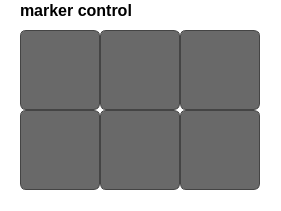
     <widget class="QWidget" name="marker_control_widget" native="true">
      <property name="geometry">
       <rect>
        <x>740</x>
        <y>380</y>
        <width>281</width>
        <height>211</height>
       </rect>
      </property>
      <property name="styleSheet">
       <string notr="true">QWidget {
    background-color: rgba(0, 0, 0, 0);
}
</string>
      </property>
      <widget class="QPushButton" name="robot_move_down">
       <property name="geometry">
        <rect>
         <x>100</x>
         <y>110</y>
         <width>80</width>
         <height>80</height>
        </rect>
       </property>
       <property name="styleSheet">
        <string notr="true">QPushButton {
    background-image: url(:/file/MarkerMove/marker_move_down_50.png);
    background-repeat: no-repeat;
    background-position: center;
    background-color: rgba(42, 42, 42, 180); /* 투명도 추가 */
    border: 1px solid #444444;
    border-radius: 6px;
}
QPushButton:hover {
    background-color: rgba(58, 58, 58, 200); /* hover 시 투명도 */
    border: 1px solid #666666;
}
QPushButton:pressed {
    background-color: rgba(51, 51, 51, 220); /* 클릭 시 투명도 */
}
</string>
       </property>
       <property name="text">
        <string/>
       </property>
      </widget>
      <widget class="QPushButton" name="robot_move_right">
       <property name="geometry">
        <rect>
         <x>180</x>
         <y>110</y>
         <width>80</width>
         <height>80</height>
        </rect>
       </property>
       <property name="styleSheet">
        <string notr="true">QPushButton {
    background-image: url(:/file/MarkerMove/marker_move_right_50.png);
    background-repeat: no-repeat;
    background-position: center;
    background-color: rgba(42, 42, 42, 180); /* 투명도 추가 */
    border: 1px solid #444444;
    border-radius: 6px;
}
QPushButton:hover {
    background-color: rgba(58, 58, 58, 200); /* hover 시 투명도 */
    border: 1px solid #666666;
}
QPushButton:pressed {
    background-color: rgba(51, 51, 51, 220); /* 클릭 시 투명도 */
}
</string>
       </property>
       <property name="text">
        <string/>
       </property>
      </widget>
      <widget class="QPushButton" name="robot_move_left">
       <property name="geometry">
        <rect>
         <x>20</x>
         <y>110</y>
         <width>80</width>
         <height>80</height>
        </rect>
       </property>
       <property name="styleSheet">
        <string notr="true">QPushButton {
    background-image: url(:/file/MarkerMove/marker_move_left_50.png);
    background-repeat: no-repeat;
    background-position: center;
    background-color: rgba(42, 42, 42, 180); /* 투명도 추가 */
    border: 1px solid #444444;
    border-radius: 6px;
}
QPushButton:hover {
    background-color: rgba(58, 58, 58, 200); /* hover 시 투명도 */
    border: 1px solid #666666;
}
QPushButton:pressed {
    background-color: rgba(51, 51, 51, 220); /* 클릭 시 투명도 */
}
</string>
       </property>
       <property name="text">
        <string/>
       </property>
      </widget>
      <widget class="QPushButton" name="robot_move_up">
       <property name="geometry">
        <rect>
         <x>100</x>
         <y>30</y>
         <width>80</width>
         <height>80</height>
        </rect>
       </property>
       <property name="styleSheet">
        <string notr="true">QPushButton {
    background-image: url(:/file/MarkerMove/marker_move_up_50.png);
    background-repeat: no-repeat;
    background-position: center;
    background-color: rgba(42, 42, 42, 180); /* 투명도 추가 */
    border: 1px solid #444444;
    border-radius: 6px;
}
QPushButton:hover {
    background-color: rgba(58, 58, 58, 200); /* hover 시 투명도 */
    border: 1px solid #666666;
}
QPushButton:pressed {
    background-color: rgba(51, 51, 51, 220); /* 클릭 시 투명도 */
}
</string>
       </property>
       <property name="text">
        <string/>
       </property>
      </widget>
      <widget class="QPushButton" name="robot_rotate_right">
       <property name="geometry">
        <rect>
         <x>180</x>
         <y>30</y>
         <width>80</width>
         <height>80</height>
        </rect>
       </property>
       <property name="styleSheet">
        <string notr="true">QPushButton {
	background-image: url(:/file/MarkerMove/marker_rotate_right_50.png);
    background-repeat: no-repeat;
    background-position: center;    
	background-color: rgba(42, 42, 42, 180); 
    color: white;
    border: 1px solid #444444;
    border-radius: 6px;
    font-size: 18px;
}
QPushButton:hover {
    background-color: #3A3A3A;
    border: 1px solid #666666;
}
QPushButton:pressed {
    background-color: #333333;
}</string>
       </property>
       <property name="text">
        <string/>
       </property>
      </widget>
      <widget class="QPushButton" name="robot_rotate_left">
       <property name="geometry">
        <rect>
         <x>20</x>
         <y>30</y>
         <width>80</width>
         <height>80</height>
        </rect>
       </property>
       <property name="styleSheet">
        <string notr="true">QPushButton {
	background-image: url(:/file/MarkerMove/marker_rotate_left_50.png);
    background-repeat: no-repeat;
    background-position: center;    
	background-color: rgba(42, 42, 42, 180); 
    color: white;
    border: 1px solid #444444;
    border-radius: 6px;
    font-size: 18px;
}
QPushButton:hover {
    background-color: #3A3A3A;
    border: 1px solid #666666;
}
QPushButton:pressed {
    background-color: #333333;
}</string>
       </property>
       <property name="text">
        <string/>
       </property>
      </widget>
      <widget class="QLabel" name="label_2">
       <property name="geometry">
        <rect>
         <x>20</x>
         <y>0</y>
         <width>121</width>
         <height>21</height>
        </rect>
       </property>
       <property name="styleSheet">
        <string notr="true">QLabel {
    color: #000000;
    font-size: 16px;
    font-weight: 500;
    font-family: 'Noto Sans KR Black';
    background: transparent;
}</string>
       </property>
       <property name="text">
        <string>marker control</string>
       </property>
      </widget>
     </widget>
